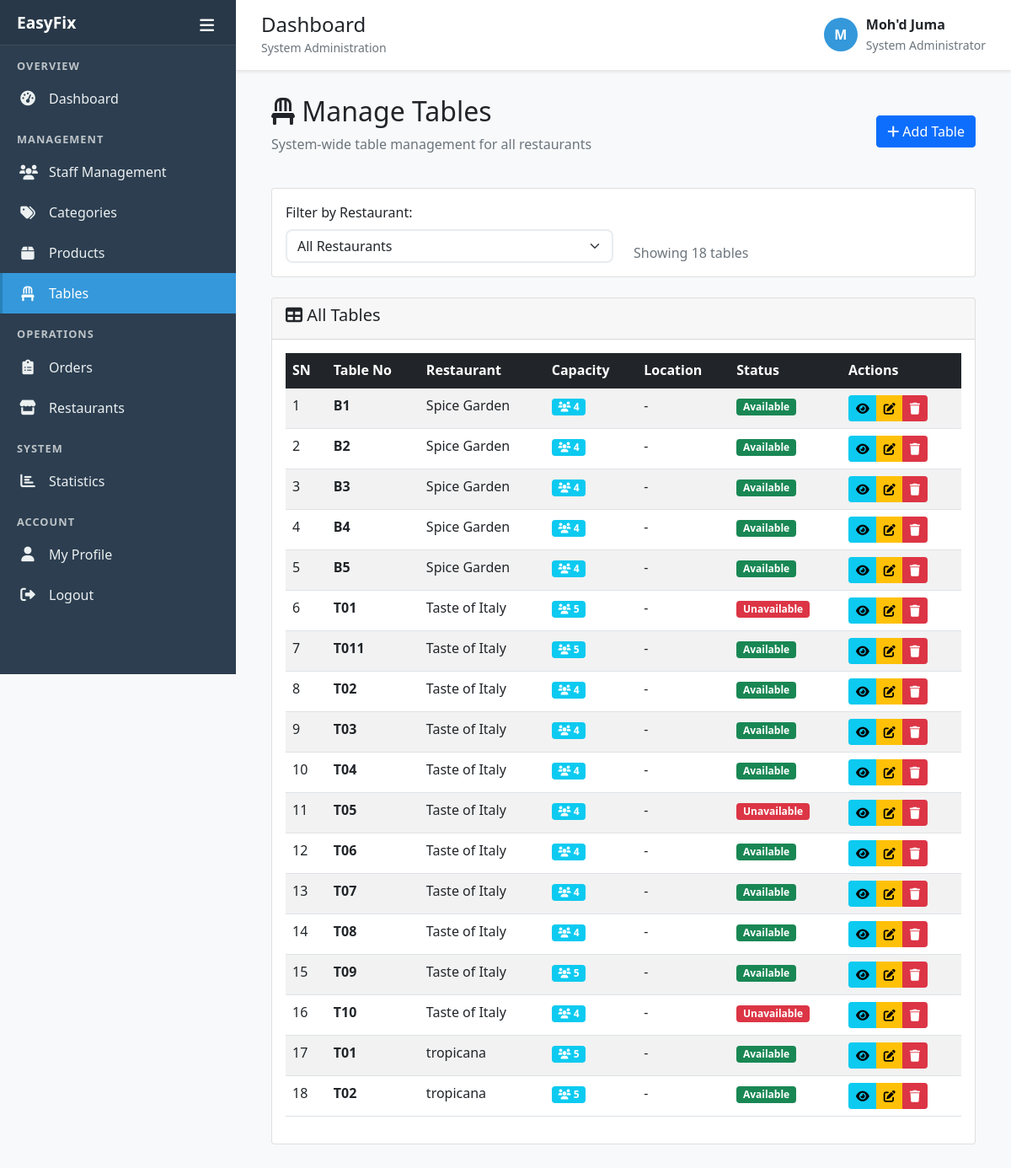
/system-admin/tables/ (signed in), run on the app's committed database.
### accounts/models.py (models this page shows, shortened)
class User(AbstractUser):
    role = models.ForeignKey(Role, on_delete=models.CASCADE, null=True, blank=True)
    owner = models.ForeignKey('self', on_delete=models.CASCADE, null=True, blank=True,
                             related_name='owned_users', limit_choices_to={'role__name': 'owner'})
    restaurant_name = models.CharField(max_length=200, blank=True,
                                     help_text="Name of the restaurant (for owners only)")
    restaurant_description = models.TextField(blank=True,
                                            help_text="Description of the restaurant (for owners only)")
    restaurant_qr_code = models.CharField(max_length=50, unique=True, blank=True, null=True,
                                        help_text="Unique QR code for restaurant access")
    phone_number = models.CharField(max_length=15, blank=True)
    address = models.TextField(blank=True)
    is_active_staff = models.BooleanField(default=True)
    created_at = models.DateTimeField(auto_now_add=True)
    updated_at = models.DateTimeField(auto_now=True)
    def is_administrator(self):
        return self.role and self.role.name == 'administrator'

### restaurant/models.py (models this page shows, shortened)
class TableInfo(models.Model):
    owner = models.ForeignKey(User, on_delete=models.CASCADE, related_name='tables',
                             limit_choices_to={'role__name': 'owner'}, null=True, blank=True)
    tbl_no = models.CharField(max_length=10)
    capacity = models.IntegerField(default=4)
    is_available = models.BooleanField(default=True)
    created_at = models.DateTimeField(auto_now_add=True)
    class Meta:
        verbose_name = "Table Information"
        verbose_name_plural = "Tables Information"
        unique_together = ['owner', 'tbl_no']  # Each owner can have their own table numbering

### system_admin/views.py (the view)
# urls.py: path('tables/', views.manage_tables, name='manage_tables'),
@login_required
def manage_tables(request):
    if not request.user.is_administrator():
        messages.error(request, 'Access denied. Administrator privileges required.')
        return redirect('accounts:login')
    restaurants = User.objects.filter(role__name='owner', restaurant_name__isnull=False).exclude(restaurant_name='').order_by('restaurant_name')
    restaurant_filter = request.GET.get('restaurant')
    if restaurant_filter:
        tables = TableInfo.objects.filter(owner__id=restaurant_filter).select_related('owner').order_by('tbl_no')
        selected_restaurant = get_object_or_404(User, id=restaurant_filter, role__name='owner')
    else:
        tables = TableInfo.objects.select_related('owner').order_by('owner__restaurant_name', 'tbl_no')
        selected_restaurant = None
    context = {
        'tables': tables,
        'restaurants': restaurants,
        'selected_restaurant': selected_restaurant,
    }
    return render(request, 'system_admin/manage_tables.html', context)

### templates/system_admin/manage_tables.html (shortened to what this page needs)
{% extends 'system_admin/base.html' %}
{% load static %}
{% block content %}
<div class="container-fluid">
    <div class="row">
        <div class="col-12">
            <div class="d-flex justify-content-between align-items-center mb-4">
                <div>
                    <h2><i class="fas fa-chair"></i> Manage Tables</h2>
                    <p class="text-muted">System-wide table management for all restaurants</p>
                </div>
                <button type="button" class="btn btn-primary" data-bs-toggle="modal" data-bs-target="#createTableModal">
                    <i class="fas fa-plus"></i> Add Table
                </button>
            </div>
            <div class="card mb-4">
                <div class="card-body">
                    <div class="row">
                        <div class="col-md-6">
                            <label for="restaurantFilter" class="form-label">Filter by Restaurant:</label>
                            <select class="form-select" id="restaurantFilter" onchange="filterByRestaurant()">
                                <option value="">All Restaurants</option>
                            </select>
                        </div>
                        <div class="col-md-6 d-flex align-items-end">
                            <div class="text-muted">
                                Showing {{ tables.count }} tables
                            </div>
                        </div>
                    </div>
                </div>
            </div>
            <div class="card">
                <div class="card-header">
                    <h5><i class="fas fa-table"></i> All Tables</h5>
                </div>
                <div class="card-body">
                    <div class="table-responsive">
                        <table class="table table-striped table-hover" id="tablesTable">
                            <thead class="table-dark">
                                <tr>
                                    <th>SN</th>
                                    <th>Table No</th>
                                    <th>Restaurant</th>
                                    <th>Capacity</th>
                                    <th>Location</th>
                                    <th>Status</th>
                                    <th>Actions</th>
                                </tr>
                            </thead>
                            <tbody>
                                {% for table in tables %}
                                <tr>
                                    <td>{{ forloop.counter }}</td>
                                    <td><strong>{{ table.tbl_no }}</strong></td>
                                    <td>{{ table.owner.restaurant_name }}</td>
                                    <td>
                                        <span class="badge bg-info">
                                            <i class="fas fa-users"></i> {{ table.capacity }}
                                        </span>
                                    </td>
                                    <td>{{ table.location|default:"-" }}</td>
                                    <td>
                                        {% if table.is_available %}
                                            <span class="badge bg-success">Available</span>
                                        {% else %}
                                            <span class="badge bg-danger">Unavailable</span>
                                        {% endif %}
                                    </td>
                                    <td>
                                        <div class="btn-group" role="group">
                                            <button class="btn btn-sm btn-info" onclick="viewTableDetails({{ table.id }})">
                                                <i class="fas fa-eye"></i>
                                            </button>
                                            <button class="btn btn-sm btn-warning" onclick="editTable({{ table.id }})">
                                                <i class="fas fa-edit"></i>
                                            </button>
                                            <button class="btn btn-sm btn-danger" onclick="deleteTable({{ table.id }}, '{{ table.tbl_no }}', '{{ table.owner.restaurant_name }}')">
                                                <i class="fas fa-trash"></i>
                                            </button>
                                        </div>
                                    </td>
                                </tr>
                                {% empty %}
                                <tr>
                                    <td colspan="7" class="text-center">No tables found.</td>
                                </tr>
                                {% endfor %}
                            </tbody>
                        </table>
                    </div>
                </div>
            </div>
        </div>
    </div>
</div>
{% endblock %}

### templates/system_admin/base.html (shortened to what this page needs)
<!DOCTYPE html>
<html lang="en">
<head>
    <link href="https://cdn.jsdelivr.net/npm/bootstrap@5.1.3/dist/css/bootstrap.min.css" rel="stylesheet">
    <link href="https://cdnjs.cloudflare.com/ajax/libs/font-awesome/6.0.0/css/all.min.css" rel="stylesheet">
</head>
<body>
    <div class="sidebar" id="sidebar">
        <div class="sidebar-header">
            <button class="toggle-btn" onclick="toggleSidebar()">
                <i class="fas fa-bars"></i>
            </button>
            <h4>EasyFix</h4>
        </div>
        <ul class="sidebar-menu">
            <li class="menu-section">Overview</li>
            <li>
                <a href="{% url 'system_admin:dashboard' %}" class="{% if request.resolver_match.url_name == 'dashboard' %}active{% endif %}">
                    <i class="fas fa-tachometer-alt"></i>
                    <span>Dashboard</span>
                </a>
            </li>
            <li class="menu-section">Management</li>
            <li>
                <a href="{% url 'system_admin:manage_users' %}" class="{% if request.resolver_match.url_name == 'manage_users' %}active{% endif %}">
                    <i class="fas fa-users"></i>
                    <span>Staff Management</span>
                </a>
            </li>
            <li>
                <a href="{% url 'system_admin:manage_categories' %}" class="{% if request.resolver_match.url_name == 'manage_categories' %}active{% endif %}">
                    <i class="fas fa-tags"></i>
                    <span>Categories</span>
                </a>
            </li>
            <li>
                <a href="{% url 'system_admin:manage_products' %}" class="{% if request.resolver_match.url_name == 'manage_products' %}active{% endif %}">
                    <i class="fas fa-box"></i>
                    <span>Products</span>
                </a>
            </li>
            <li>
                <a href="{% url 'system_admin:manage_tables' %}" class="{% if request.resolver_match.url_name == 'manage_tables' %}active{% endif %}">
                    <i class="fas fa-chair"></i>
                    <span>Tables</span>
                </a>
            </li>
            <li class="menu-section">Operations</li>
            <li>
                <a href="{% url 'system_admin:manage_orders' %}" class="{% if request.resolver_match.url_name == 'manage_orders' %}active{% endif %}">
                    <i class="fas fa-clipboard-list"></i>
                    <span>Orders</span>
                </a>
            </li>
            <li>
                <a href="{% url 'system_admin:manage_restaurants' %}" class="{% if request.resolver_match.url_name == 'manage_restaurants' %}active{% endif %}">
                    <i class="fas fa-store"></i>
                    <span>Restaurants</span>
                </a>
            </li>
            <li class="menu-section">System</li>
            <li>
                <a href="{% url 'system_admin:statistics' %}" class="{% if request.resolver_match.url_name == 'statistics' %}active{% endif %}">
                    <i class="fas fa-chart-bar"></i>
                    <span>Statistics</span>
                </a>
            </li>
            <li class="menu-section">Account</li>
            <li>
                <a href="#" onclick="showMessage('Profile management coming soon')">
                    <i class="fas fa-user"></i>
                    <span>My Profile</span>
                </a>
            </li>
            <li>
                <a href="{% url 'accounts:logout' %}" onclick="return confirm('Are you sure you want to logout?')">
                    <i class="fas fa-sign-out-alt"></i>
                    <span>Logout</span>
                </a>
            </li>
        </ul>
    </div>
    <div class="main-content" id="mainContent">
        <div class="top-header d-flex justify-content-between align-items-center">
            <div>
                <h4 class="mb-0">{% block page_title %}Dashboard{% endblock %}</h4>
                <small class="text-muted">{% block page_subtitle %}System Administration{% endblock %}</small>
            </div>
            <div class="user-info">
                <div class="user-avatar">
                    {{ user.first_name|first|default:user.username|first|upper }}
                </div>
                <div>
                    <div class="fw-bold">{{ user.get_full_name|default:user.username }}</div>
                    <small class="text-muted">System Administrator</small>
                </div>
            </div>
        </div>
        <div class="content-wrapper">
            {% block content %}
            {% endblock %}
        </div>
    </div>
</body>
</html>

### templates/system_admin/base.html (style rules this page uses)
:root { --sidebar-width: 280px; --sidebar-bg: #2c3e50; --sidebar-active: #3498db; --sidebar-hover: #34495e; --header-height: 60px; }
body { font-family: 'Segoe UI', Tahoma, Geneva, Verdana, sans-serif; background-color: #f8f9fa; }
.sidebar { position: fixed; top: 0; left: 0; height: 100vh; width: var(--sidebar-width); background: var(--sidebar-bg); z-index: 1000; transition: all 0.3s; overflow-y: auto; }
.sidebar-header { padding: 15px 20px; background: rgba(0,0,0,0.1); border-bottom: 1px solid rgba(255,255,255,0.1); }
.sidebar-header h4 { color: white; margin: 0; font-size: 1.2rem; font-weight: 600; }
.sidebar-header .toggle-btn { color: white; background: none; border: none; font-size: 1.2rem; float: right; cursor: pointer; }
.sidebar-menu { padding: 0; margin: 0; list-style: none; }
.menu-section { padding: 15px 0 5px 20px; color: #bdc3c7; font-size: 0.8rem; font-weight: 600; text-transform: uppercase; letter-spacing: 1px; }
.sidebar-menu li a { display: flex; align-items: center; padding: 12px 20px; color: #ecf0f1; text-decoration: none; transition: all 0.3s; border-left: 3px solid transparent; }
.sidebar-menu li a.active { background: var(--sidebar-active); color: white; border-left-color: #2980b9; }
.sidebar-menu li a i { width: 20px; text-align: center; margin-right: 15px; font-size: 1.1rem; }
.main-content { margin-left: var(--sidebar-width); transition: all 0.3s; min-height: 100vh; }
.top-header { background: white; padding: 15px 30px; box-shadow: 0 2px 4px rgba(0,0,0,0.1); margin-bottom: 30px; }
.top-header .user-info { display: flex; align-items: center; margin-left: auto; }
.top-header .user-avatar { width: 40px; height: 40px; border-radius: 50%; background: var(--sidebar-active); display: flex; align-items: center; justify-content: center; color: white; font-weight: bold; margin-right: 10px; }
.content-wrapper { padding: 0 30px 30px 30px; }
.form-select { border-radius: 8px; border: 2px solid #e9ecef; transition: all 0.3s ease; }

### data on the page
User: first_name|first "M", get_full_name "Moh'd Juma"
TableInfo: tbl_no "B1", owner.restaurant_name "Spice Garden", capacity "4", location "-", is_available "Available"
TableInfo: tbl_no "B2", owner.restaurant_name "Spice Garden", capacity "4", location "-", is_available "Available"
TableInfo: tbl_no "B3", owner.restaurant_name "Spice Garden", capacity "4", location "-", is_available "Available"
TableInfo: tbl_no "B4", owner.restaurant_name "Spice Garden", capacity "4", location "-", is_available "Available"
TableInfo: tbl_no "B5", owner.restaurant_name "Spice Garden", capacity "4", location "-", is_available "Available"
TableInfo: tbl_no "T01", owner.restaurant_name "Taste of Italy", capacity "5", location "-", is_available "Unavailable"
TableInfo: tbl_no "T011", owner.restaurant_name "Taste of Italy", capacity "5", location "-", is_available "Available"
TableInfo: tbl_no "T02", owner.restaurant_name "Taste of Italy", capacity "4", location "-", is_available "Available"
TableInfo: tbl_no "T03", owner.restaurant_name "Taste of Italy", capacity "4", location "-", is_available "Available"
TableInfo: tbl_no "T04", owner.restaurant_name "Taste of Italy", capacity "4", location "-", is_available "Available"
TableInfo: tbl_no "T05", owner.restaurant_name "Taste of Italy", capacity "4", location "-", is_available "Unavailable"
TableInfo: tbl_no "T06", owner.restaurant_name "Taste of Italy", capacity "4", location "-", is_available "Available"
TableInfo: tbl_no "T07", owner.restaurant_name "Taste of Italy", capacity "4", location "-", is_available "Available"
TableInfo: tbl_no "T08", owner.restaurant_name "Taste of Italy", capacity "4", location "-", is_available "Available"
TableInfo: tbl_no "T09", owner.restaurant_name "Taste of Italy", capacity "5", location "-", is_available "Available"
TableInfo: tbl_no "T10", owner.restaurant_name "Taste of Italy", capacity "4", location "-", is_available "Unavailable"
TableInfo: tbl_no "T01", owner.restaurant_name "tropicana", capacity "5", location "-", is_available "Available"
TableInfo: tbl_no "T02", owner.restaurant_name "tropicana", capacity "5", location "-", is_available "Available"

### other printed values
{{ tables.count }} "18"
